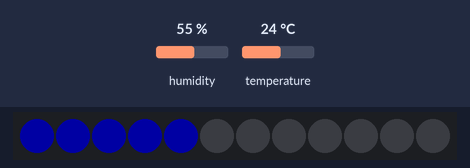
Simulated run of this sketch. Board: Arduino Uno, built with avr-gcc and run on an emulated ATmega328P. On the bench: 12 RGB LEDs in strip order, left to right. The test bench sets the inputs (shaded band); at power-on: humidity 55 %, temperature 24 °C. Dim RGB values are drawn brighter than linear.

Above: at 7.83 s.
8.1 s: humidity set to 22 %
At 14.8 s:
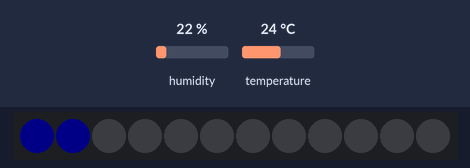
16.2 s: temperature set to 12 °C
At 27.54 s:
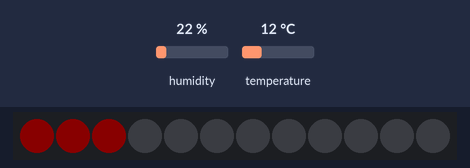
28.8 s: humidity set to 40 %
At 29.35 s:
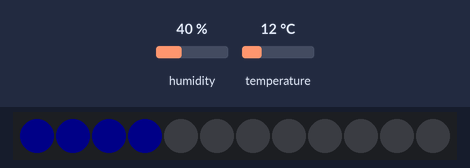
36.9 s: temperature set to 19 °C
At 47.45 s:
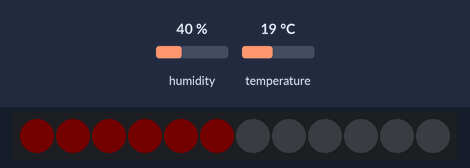

The sketch:

comfort_sensor_arduino.ino
```cpp
/*
 * Dependencies
 *
 * Libraries:
 *
 *      Name                    Author
 *      ________________________________
 *      Adafruit_NeoPixel       Adafruit
 *      DHTSensor               Adafruit
 */
#include "DHT.h"
#include <Adafruit_NeoPixel.h>

// definition for if an ATTiny is used
#ifdef __AVR__
  #include <avr/power.h>
#endif

// definition for the Neo_pixels
#define PIN            6
#define NUMPIXELS      12

// definition for the humidity and temperature sensor
#define DHTTYPE DHT22
#define DHTPIN 5

// set up an object for the neo_pixels
Adafruit_NeoPixel pixels = Adafruit_NeoPixel(NUMPIXELS, PIN, NEO_GRB + NEO_KHZ800);

// set up an object for the temperature and humidity sensor
DHT dht(DHTPIN, DHTTYPE);

// color enumerated values
enum color {
  red,
  green,
  blue
};

// color values for both the humidity reading and the temperature readings
color humidity_color = blue;
color temp_color = red;

// store the ones and tens digits of both the humidity and temperature readings respectively
int sensor_data[4];

/*
 * Method:  setup
 *
 * Action:  This method is the setup loop of the program, it sets up the
 *          DHT22 and the Neopixel objects
 *
 * params:  [None]
 *
 * return:  void
 *
 */
void setup() {

  // definition for an ATTiny
  #if defined (__AVR_ATtiny85__)
    if (F_CPU == 16000000) clock_prescale_set(clock_div_1);
  #endif

  // start the objects
  dht.begin();
  pixels.begin();
}

/*
 * Method:  loop
 *
 * Action:  This method is the main loop of the program, it structurally
 *          calls the other methods to make the program cohesive
 *
 * params:  [None]
 *
 * return:  void
 *
 */
void loop() {
  read_sensors(&sensor_data[0]);

  for(int c=0; c<4; c++){
    display_correct(sensor_data[c], (((int)(c/2)) == 0)? humidity_color:temp_color);
    clear_previous();
  }
}

/*
 * Method:  display_correct
 *
 * Action:  This method takes in two parameters, displays the correct
 *          number of Neo_pixels and the correct color for those pixels
 *
 * params:  value       Integer value to be displayed in the neo_pixels
 *          sent_color: Enum type color, determines the color to be displayed
 *                      on the neo_pixels
 *
 * return:  void
 *
 */
void display_correct(int value, color sent_color){
  for(int x=0;x<150;x++){
    for(int i=0;i<NUMPIXELS;i++){
      if(i < value){
        pixels.setPixelColor(i, pixels.Color(((sent_color == red)?x:0),((sent_color == green)?x:0),((sent_color == blue)?x:0)));
      }else{
        pixels.setPixelColor(i, pixels.Color(0,0,0));
      }
    }
    pixels.show();
    delay(10);
  }
}

/*
 * Method:  clear_previous
 *
 * Action:  This method clears the Neo_pixels and sets the values of all the Neo_pixels to zero
 *
 * params:  [None]
 *
 * return:  void
 *
 */

void clear_previous(){
  for(int i=0;i<NUMPIXELS;i++){
    pixels.setPixelColor(i, pixels.Color(0,0,0));
  }

  pixels.show();
  delay(200);
}

/*
 * Method:  read_sensors
 *
 * Action:  This method reads the DHT22 and places the proper data in an int pointer array
 *
 * params:  *data_retrieved:  This is an Integer array pointer that stores the ones, and tens
 *                            decimal places for the temperature and the humidity values.
 *                            The first two indexes are the humidity reading and the second two
 *                            indexes are the temperature reading in [tens, ones] format.
 *
 * return:  void
 *
 */

void read_sensors(int *data_retrieved){

  float h = dht.readHumidity();
  float f = dht.readTemperature(true);

  data_retrieved[0] = (int)(h/10.0);
  data_retrieved[1] = (((int)(h))%10);
  data_retrieved[2] = (int)(f/10.0);
  data_retrieved[3] = (((int)(f))%10);

}
```
